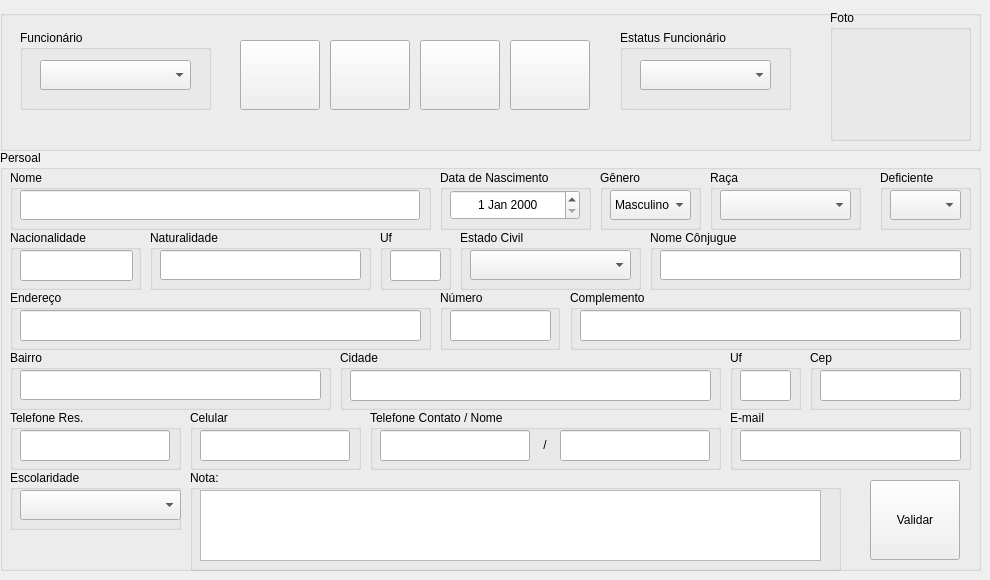
   <widget class="QWidget" name="TabPersonal">
    <attribute name="title">
     <string>Persoal</string>
    </attribute>
    <widget class="QGroupBox" name="GBSupplierBusiness">
     <property name="geometry">
      <rect>
       <x>0</x>
       <y>150</y>
       <width>981</width>
       <height>421</height>
      </rect>
     </property>
     <property name="title">
      <string>Persoal</string>
     </property>
     <widget class="QGroupBox" name="GBoxFullName">
      <property name="geometry">
       <rect>
        <x>10</x>
        <y>20</y>
        <width>421</width>
        <height>60</height>
       </rect>
      </property>
      <property name="title">
       <string>Nome</string>
      </property>
      <widget class="QLineEdit" name="LEditFullName">
       <property name="geometry">
        <rect>
         <x>10</x>
         <y>20</y>
         <width>400</width>
         <height>30</height>
        </rect>
       </property>
       <property name="toolTip">
        <string>Informar Nome do Funcionário...</string>
       </property>
       <property name="alignment">
        <set>Qt::AlignCenter</set>
       </property>
      </widget>
     </widget>
     <widget class="QGroupBox" name="GBoxGender">
      <property name="geometry">
       <rect>
        <x>600</x>
        <y>20</y>
        <width>101</width>
        <height>60</height>
       </rect>
      </property>
      <property name="title">
       <string>Gênero</string>
      </property>
      <widget class="QComboBox" name="CBoxGender">
       <property name="geometry">
        <rect>
         <x>10</x>
         <y>20</y>
         <width>81</width>
         <height>30</height>
        </rect>
       </property>
       <property name="toolTip">
        <string>Selecionar o Gênero do Funcionário, Masculino/Feminino...</string>
       </property>
       <property name="layoutDirection">
        <enum>Qt::LeftToRight</enum>
       </property>
       <item>
        <property name="text">
         <string>Masculino</string>
        </property>
       </item>
       <item>
        <property name="text">
         <string>Feminino</string>
        </property>
       </item>
      </widget>
     </widget>
     <widget class="QGroupBox" name="GBoxDateBird">
      <property name="geometry">
       <rect>
        <x>440</x>
        <y>20</y>
        <width>151</width>
        <height>60</height>
       </rect>
      </property>
      <property name="title">
       <string>Data de Nascimento</string>
      </property>
      <widget class="QDateEdit" name="DEditDateBird">
       <property name="geometry">
        <rect>
         <x>10</x>
         <y>20</y>
         <width>130</width>
         <height>30</height>
        </rect>
       </property>
       <property name="toolTip">
        <string>Informar a Data de Nascimento do Funcionário...</string>
       </property>
       <property name="alignment">
        <set>Qt::AlignCenter</set>
       </property>
      </widget>
     </widget>
     <widget class="QGroupBox" name="GBoxNationality">
      <property name="geometry">
       <rect>
        <x>10</x>
        <y>80</y>
        <width>131</width>
        <height>60</height>
       </rect>
      </property>
      <property name="title">
       <string>Nacionalidade</string>
      </property>
      <widget class="QLineEdit" name="LEditNationality">
       <property name="geometry">
        <rect>
         <x>10</x>
         <y>20</y>
         <width>113</width>
         <height>31</height>
        </rect>
       </property>
       <property name="toolTip">
        <string>Informar a Nacionalidade do Funcionário...</string>
       </property>
       <property name="alignment">
        <set>Qt::AlignCenter</set>
       </property>
      </widget>
     </widget>
     <widget class="QGroupBox" name="GBoxSigleOrMaried">
      <property name="geometry">
       <rect>
        <x>460</x>
        <y>80</y>
        <width>181</width>
        <height>60</height>
       </rect>
      </property>
      <property name="title">
       <string>Estado Civil</string>
      </property>
      <widget class="QComboBox" name="CBoxSigleOrMaried">
       <property name="geometry">
        <rect>
         <x>10</x>
         <y>20</y>
         <width>161</width>
         <height>30</height>
        </rect>
       </property>
       <property name="toolTip">
        <string>Selecionar o Estado Civil do Funcionário...</string>
       </property>
      </widget>
     </widget>
     <widget class="QGroupBox" name="GBoxHaveDeficiency">
      <property name="geometry">
       <rect>
        <x>880</x>
        <y>20</y>
        <width>91</width>
        <height>60</height>
       </rect>
      </property>
      <property name="title">
       <string>Deficiente</string>
      </property>
      <widget class="QComboBox" name="CBoxHaveDeficiency">
       <property name="geometry">
        <rect>
         <x>10</x>
         <y>20</y>
         <width>71</width>
         <height>30</height>
        </rect>
       </property>
       <property name="toolTip">
        <string>Informar se o Funcionário tem algum tipo de Deficiência...</string>
       </property>
      </widget>
     </widget>
     <widget class="QGroupBox" name="GBoxBlood">
      <property name="geometry">
       <rect>
        <x>710</x>
        <y>20</y>
        <width>151</width>
        <height>60</height>
       </rect>
      </property>
      <property name="title">
       <string>Raça</string>
      </property>
      <widget class="QComboBox" name="CBoxBlood">
       <property name="geometry">
        <rect>
         <x>10</x>
         <y>20</y>
         <width>131</width>
         <height>30</height>
        </rect>
       </property>
       <property name="toolTip">
        <string>Selecionar Raça do Funcionário...</string>
       </property>
      </widget>
     </widget>
     <widget class="QGroupBox" name="GBoxConjugalName">
      <property name="geometry">
       <rect>
        <x>650</x>
        <y>80</y>
        <width>321</width>
        <height>60</height>
       </rect>
      </property>
      <property name="title">
       <string>Nome Cônjugue</string>
      </property>
      <widget class="QLineEdit" name="LEditConjugalName">
       <property name="geometry">
        <rect>
         <x>10</x>
         <y>20</y>
         <width>301</width>
         <height>30</height>
        </rect>
       </property>
       <property name="toolTip">
        <string>Informar o Nome do Conjuge caso seja Casado(a)...</string>
       </property>
       <property name="alignment">
        <set>Qt::AlignCenter</set>
       </property>
      </widget>
     </widget>
     <widget class="QGroupBox" name="GBoxNative">
      <property name="geometry">
       <rect>
        <x>150</x>
        <y>80</y>
        <width>221</width>
        <height>60</height>
       </rect>
      </property>
      <property name="title">
       <string>Naturalidade</string>
      </property>
      <widget class="QLineEdit" name="LEditNative">
       <property name="geometry">
        <rect>
         <x>10</x>
         <y>20</y>
         <width>201</width>
         <height>30</height>
        </rect>
       </property>
       <property name="toolTip">
        <string>Informar o Local de Nascimento do Funcionário...</string>
       </property>
       <property name="alignment">
        <set>Qt::AlignCenter</set>
       </property>
      </widget>
     </widget>
     <widget class="QGroupBox" name="GBoxNativeState">
      <property name="geometry">
       <rect>
        <x>380</x>
        <y>80</y>
        <width>71</width>
        <height>60</height>
       </rect>
      </property>
      <property name="title">
       <string>Uf</string>
      </property>
      <widget class="QLineEdit" name="LEditNativeState">
       <property name="geometry">
        <rect>
         <x>10</x>
         <y>20</y>
         <width>51</width>
         <height>31</height>
        </rect>
       </property>
       <property name="toolTip">
        <string>Informar o Estado de Nascimento do Funcionário...</string>
       </property>
       <property name="alignment">
        <set>Qt::AlignCenter</set>
       </property>
      </widget>
     </widget>
     <widget class="QGroupBox" name="GBoxAddress">
      <property name="geometry">
       <rect>
        <x>10</x>
        <y>140</y>
        <width>421</width>
        <height>60</height>
       </rect>
      </property>
      <property name="title">
       <string>Endereço</string>
      </property>
      <widget class="QLineEdit" name="LEditAddress">
       <property name="geometry">
        <rect>
         <x>10</x>
         <y>20</y>
         <width>401</width>
         <height>31</height>
        </rect>
       </property>
       <property name="toolTip">
        <string>Informar o Endereçõ atual do Funcionário....</string>
       </property>
       <property name="alignment">
        <set>Qt::AlignCenter</set>
       </property>
      </widget>
     </widget>
     <widget class="QGroupBox" name="GBoxNumber">
      <property name="geometry">
       <rect>
        <x>440</x>
        <y>140</y>
        <width>120</width>
        <height>60</height>
       </rect>
      </property>
      <property name="title">
       <string>Número</string>
      </property>
      <widget class="QLineEdit" name="LEditNumber">
       <property name="geometry">
        <rect>
         <x>10</x>
         <y>20</y>
         <width>101</width>
         <height>31</height>
        </rect>
       </property>
       <property name="toolTip">
        <string>Informar o Número do Endereço do Funcionário...</string>
       </property>
       <property name="alignment">
        <set>Qt::AlignCenter</set>
       </property>
      </widget>
     </widget>
     <widget class="QGroupBox" name="GBoxComplements">
      <property name="geometry">
       <rect>
        <x>570</x>
        <y>140</y>
        <width>401</width>
        <height>60</height>
       </rect>
      </property>
      <property name="title">
       <string>Complemento</string>
      </property>
      <widget class="QLineEdit" name="LEditComplements">
       <property name="geometry">
        <rect>
         <x>10</x>
         <y>20</y>
         <width>381</width>
         <height>31</height>
        </rect>
       </property>
       <property name="toolTip">
        <string>Informa um Complemeto do Endereço...</string>
       </property>
       <property name="alignment">
        <set>Qt::AlignCenter</set>
       </property>
      </widget>
     </widget>
     <widget class="QGroupBox" name="GBoxDistrict">
      <property name="geometry">
       <rect>
        <x>10</x>
        <y>200</y>
        <width>321</width>
        <height>60</height>
       </rect>
      </property>
      <property name="title">
       <string>Bairro</string>
      </property>
      <widget class="QLineEdit" name="LEditDistrict">
       <property name="geometry">
        <rect>
         <x>10</x>
         <y>20</y>
         <width>301</width>
         <height>30</height>
        </rect>
       </property>
       <property name="toolTip">
        <string>Informar o Bairro do Funcionário...</string>
       </property>
      </widget>
     </widget>
     <widget class="QGroupBox" name="GBoxCity">
      <property name="geometry">
       <rect>
        <x>340</x>
        <y>200</y>
        <width>381</width>
        <height>60</height>
       </rect>
      </property>
      <property name="title">
       <string>Cidade</string>
      </property>
      <widget class="QLineEdit" name="LEditCity">
       <property name="geometry">
        <rect>
         <x>10</x>
         <y>20</y>
         <width>361</width>
         <height>31</height>
        </rect>
       </property>
       <property name="toolTip">
        <string>Informar o Nome da Cidade onde mora o Funcionário...</string>
       </property>
      </widget>
     </widget>
     <widget class="QGroupBox" name="GBoxCityState">
      <property name="geometry">
       <rect>
        <x>730</x>
        <y>200</y>
        <width>71</width>
        <height>60</height>
       </rect>
      </property>
      <property name="title">
       <string>Uf</string>
      </property>
      <widget class="QLineEdit" name="LEditCityState">
       <property name="geometry">
        <rect>
         <x>10</x>
         <y>20</y>
         <width>51</width>
         <height>31</height>
        </rect>
       </property>
       <property name="toolTip">
        <string>Informar o estado da Cidade...</string>
       </property>
      </widget>
     </widget>
     <widget class="QGroupBox" name="GBoxZipCode">
      <property name="geometry">
       <rect>
        <x>810</x>
        <y>200</y>
        <width>161</width>
        <height>60</height>
       </rect>
      </property>
      <property name="title">
       <string>Cep</string>
      </property>
      <widget class="QLineEdit" name="LEditZipCode">
       <property name="geometry">
        <rect>
         <x>10</x>
         <y>20</y>
         <width>141</width>
         <height>31</height>
        </rect>
       </property>
       <property name="toolTip">
        <string>Informar o Cep da Rua...</string>
       </property>
      </widget>
     </widget>
     <widget class="QGroupBox" name="GBoxTelPhoneHome">
      <property name="geometry">
       <rect>
        <x>10</x>
        <y>260</y>
        <width>171</width>
        <height>60</height>
       </rect>
      </property>
      <property name="title">
       <string>Telefone Res.</string>
      </property>
      <widget class="QLineEdit" name="LEditTelPhoneHome">
       <property name="geometry">
        <rect>
         <x>10</x>
         <y>20</y>
         <width>150</width>
         <height>31</height>
        </rect>
       </property>
       <property name="toolTip">
        <string>Informar o Telefone Residêncial do Funcionário...</string>
       </property>
       <property name="alignment">
        <set>Qt::AlignCenter</set>
       </property>
      </widget>
     </widget>
     <widget class="QGroupBox" name="GBoxTelMobPhone">
      <property name="geometry">
       <rect>
        <x>190</x>
        <y>260</y>
        <width>171</width>
        <height>60</height>
       </rect>
      </property>
      <property name="title">
       <string>Celular</string>
      </property>
      <widget class="QLineEdit" name="LEditTelMobPhone">
       <property name="geometry">
        <rect>
         <x>10</x>
         <y>20</y>
         <width>150</width>
         <height>31</height>
        </rect>
       </property>
       <property name="toolTip">
        <string>Informar o Telefone Celular do Funcionário...</string>
       </property>
       <property name="alignment">
        <set>Qt::AlignCenter</set>
       </property>
      </widget>
     </widget>
     <widget class="QGroupBox" name="GBoxTelPhoneContact">
      <property name="geometry">
       <rect>
        <x>370</x>
        <y>260</y>
        <width>351</width>
        <height>60</height>
       </rect>
      </property>
      <property name="title">
       <string>Telefone Contato / Nome</string>
      </property>
      <widget class="QLineEdit" name="LEditTelPhoneContact">
       <property name="geometry">
        <rect>
         <x>10</x>
         <y>20</y>
         <width>150</width>
         <height>31</height>
        </rect>
       </property>
       <property name="toolTip">
        <string>Informar um Telefone de Contato para o Funcionário...</string>
       </property>
       <property name="alignment">
        <set>Qt::AlignCenter</set>
       </property>
      </widget>
      <widget class="QLineEdit" name="LEditNameContact">
       <property name="geometry">
        <rect>
         <x>190</x>
         <y>20</y>
         <width>150</width>
         <height>31</height>
        </rect>
       </property>
       <property name="toolTip">
        <string>Informar o Nome do Contato do Funcionário...</string>
       </property>
       <property name="alignment">
        <set>Qt::AlignCenter</set>
       </property>
      </widget>
      <widget class="QLabel" name="LBDelimitTelPhoneContact">
       <property name="geometry">
        <rect>
         <x>170</x>
         <y>20</y>
         <width>10</width>
         <height>30</height>
        </rect>
       </property>
       <property name="text">
        <string>/</string>
       </property>
       <property name="alignment">
        <set>Qt::AlignCenter</set>
       </property>
      </widget>
     </widget>
     <widget class="QGroupBox" name="GBoxEmail">
      <property name="geometry">
       <rect>
        <x>730</x>
        <y>260</y>
        <width>241</width>
        <height>60</height>
       </rect>
      </property>
      <property name="title">
       <string>E-mail</string>
      </property>
      <widget class="QLineEdit" name="LEditEmail">
       <property name="geometry">
        <rect>
         <x>10</x>
         <y>20</y>
         <width>221</width>
         <height>31</height>
        </rect>
       </property>
       <property name="toolTip">
        <string>Informar o E-mail do Funcionário...</string>
       </property>
       <property name="alignment">
        <set>Qt::AlignCenter</set>
       </property>
      </widget>
     </widget>
     <widget class="QGroupBox" name="GBoxScholarLinesNotes">
      <property name="geometry">
       <rect>
        <x>190</x>
        <y>320</y>
        <width>651</width>
        <height>101</height>
       </rect>
      </property>
      <property name="title">
       <string>Nota:</string>
      </property>
      <widget class="QTextEdit" name="TEditScholarLinesNotes">
       <property name="geometry">
        <rect>
         <x>10</x>
         <y>20</y>
         <width>621</width>
         <height>71</height>
        </rect>
       </property>
       <property name="toolTip">
        <string>Informar Nota Referente a Graduação ou Cusos do Funcionário...</string>
       </property>
      </widget>
     </widget>
     <widget class="QGroupBox" name="GBoxScholarLiness">
      <property name="geometry">
       <rect>
        <x>10</x>
        <y>320</y>
        <width>171</width>
        <height>60</height>
       </rect>
      </property>
      <property name="title">
       <string>Escolaridade</string>
      </property>
      <widget class="QComboBox" name="CBoxScholarLines">
       <property name="geometry">
        <rect>
         <x>10</x>
         <y>20</y>
         <width>161</width>
         <height>30</height>
        </rect>
       </property>
       <property name="toolTip">
        <string>Selecionar o Grau de Escolaridade do Funcionário...</string>
       </property>
      </widget>
     </widget>
     <widget class="QToolButton" name="TButtonValidate">
      <property name="geometry">
       <rect>
        <x>870</x>
        <y>330</y>
        <width>90</width>
        <height>80</height>
       </rect>
      </property>
      <property name="toolTip">
       <string>Valida os Campos Obrigatórios...</string>
      </property>
      <property name="text">
       <string>Validar</string>
      </property>
      <property name="icon">
       <iconset resource="../images.qrc">
        <normaloff>:/images/PNG/120x120/120px-Gtk-refresh.png</normaloff>:/images/PNG/120x120/120px-Gtk-refresh.png</iconset>
      </property>
      <property name="iconSize">
       <size>
        <width>48</width>
        <height>48</height>
       </size>
      </property>
      <property name="toolButtonStyle">
       <enum>Qt::ToolButtonTextUnderIcon</enum>
      </property>
     </widget>
    </widget>
    <widget class="QGroupBox" name="GBSearchEmployee">
     <property name="geometry">
      <rect>
       <x>0</x>
       <y>10</y>
       <width>981</width>
       <height>141</height>
      </rect>
     </property>
     <property name="title">
      <string/>
     </property>
     <widget class="QGroupBox" name="GBoxEmployee">
      <property name="geometry">
       <rect>
        <x>20</x>
        <y>20</y>
        <width>191</width>
        <height>80</height>
       </rect>
      </property>
      <property name="title">
       <string>Funcionário</string>
      </property>
      <widget class="QComboBox" name="CBoxEmployee">
       <property name="geometry">
        <rect>
         <x>20</x>
         <y>30</y>
         <width>151</width>
         <height>30</height>
        </rect>
       </property>
       <property name="toolTip">
        <string>Selecionar Código do Cliente para Pesquisa..</string>
       </property>
      </widget>
     </widget>
     <widget class="QToolButton" name="TButtonEmployeeLeftFirstSearch">
      <property name="geometry">
       <rect>
        <x>240</x>
        <y>30</y>
        <width>80</width>
        <height>70</height>
       </rect>
      </property>
      <property name="toolTip">
       <string>Vai para o Primeiro Registro...</string>
      </property>
      <property name="text">
       <string/>
      </property>
      <property name="icon">
       <iconset resource="../images.qrc">
        <normaloff>:/images/PNG/120x120/120px-Gtk-goto-first-ltr.png</normaloff>:/images/PNG/120x120/120px-Gtk-goto-first-ltr.png</iconset>
      </property>
      <property name="iconSize">
       <size>
        <width>30</width>
        <height>30</height>
       </size>
      </property>
     </widget>
     <widget class="QToolButton" name="TButtonEmployeeLeftNextSearch">
      <property name="geometry">
       <rect>
        <x>330</x>
        <y>30</y>
        <width>80</width>
        <height>70</height>
       </rect>
      </property>
      <property name="toolTip">
       <string>Vai para o Próximo Registro Inferior...</string>
      </property>
      <property name="text">
       <string/>
      </property>
      <property name="icon">
       <iconset resource="../images.qrc">
        <normaloff>:/images/PNG/120x120/120px-Gtk-go-back-ltr.png</normaloff>:/images/PNG/120x120/120px-Gtk-go-back-ltr.png</iconset>
      </property>
      <property name="iconSize">
       <size>
        <width>30</width>
        <height>30</height>
       </size>
      </property>
     </widget>
     <widget class="QToolButton" name="TButtonEmployeeRightNextSearch">
      <property name="geometry">
       <rect>
        <x>420</x>
        <y>30</y>
        <width>80</width>
        <height>70</height>
       </rect>
      </property>
      <property name="toolTip">
       <string>Vai para o Próximo Registro Superior...</string>
      </property>
      <property name="text">
       <string/>
      </property>
      <property name="icon">
       <iconset resource="../images.qrc">
        <normaloff>:/images/PNG/120x120/120px-Gtk-go-forward-ltr.png</normaloff>:/images/PNG/120x120/120px-Gtk-go-forward-ltr.png</iconset>
      </property>
      <property name="iconSize">
       <size>
        <width>30</width>
        <height>30</height>
       </size>
      </property>
     </widget>
     <widget class="QToolButton" name="TButtonEmployeeRightLastSearch">
      <property name="geometry">
       <rect>
        <x>510</x>
        <y>30</y>
        <width>80</width>
        <height>70</height>
       </rect>
      </property>
      <property name="toolTip">
       <string>Vai para o Último Registro...</string>
      </property>
      <property name="text">
       <string/>
      </property>
      <property name="icon">
       <iconset resource="../images.qrc">
        <normaloff>:/images/PNG/120x120/120px-Gtk-goto-last-ltr.png</normaloff>:/images/PNG/120x120/120px-Gtk-goto-last-ltr.png</iconset>
      </property>
      <property name="iconSize">
       <size>
        <width>30</width>
        <height>30</height>
       </size>
      </property>
     </widget>
     <widget class="QGroupBox" name="GBStatusEmployee">
      <property name="geometry">
       <rect>
        <x>620</x>
        <y>20</y>
        <width>171</width>
        <height>80</height>
       </rect>
      </property>
      <property name="title">
       <string>Estatus Funcionário</string>
      </property>
      <widget class="QComboBox" name="CBoxStatusEmployee">
       <property name="geometry">
        <rect>
         <x>20</x>
         <y>30</y>
         <width>131</width>
         <height>30</height>
        </rect>
       </property>
       <property name="toolTip">
        <string>Selecione um Estatus para o Funcionário...</string>
       </property>
      </widget>
     </widget>
     <widget class="QGroupBox" name="GBoxEmployeePic">
      <property name="geometry">
       <rect>
        <x>830</x>
        <y>0</y>
        <width>141</width>
        <height>131</height>
       </rect>
      </property>
      <property name="title">
       <string>Foto</string>
      </property>
      <widget class="QLabel" name="LBUserPicture">
       <property name="geometry">
        <rect>
         <x>20</x>
         <y>20</y>
         <width>101</width>
         <height>101</height>
        </rect>
       </property>
       <property name="toolTip">
        <string>Foto do Funcionário...</string>
       </property>
       <property name="text">
        <string/>
       </property>
       <property name="pixmap">
        <pixmap resource="../images.qrc">:/images/3x4 -1d.jpg</pixmap>
       </property>
       <property name="scaledContents">
        <bool>false</bool>
       </property>
       <property name="alignment">
        <set>Qt::AlignCenter</set>
       </property>
      </widget>
     </widget>
    </widget>
   </widget>
